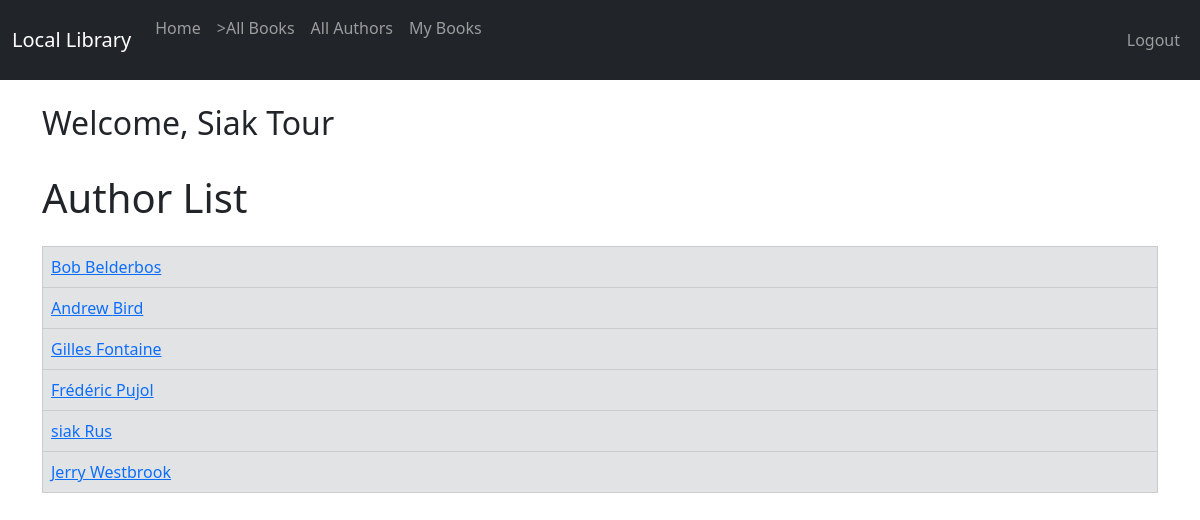
The app's page /author_list/ (signed in) with its own data.
### catalog/models.py (models this page shows, shortened)
class Author(models.Model):
    first_name = models.CharField(max_length=100)
    last_name = models.CharField(max_length=100)
    date_of_birth = models.DateField(null=True, blank=True)
    date_of_death = models.DateField('Died', null=True, blank=True)
    author_image = models.ImageField(upload_to='images/', null=True, blank=True)
    class Meta:
        ordering = ['last_name', 'first_name']
    def get_absolute_url(self):
        return reverse('author_detail', args=[str(self.id)])

### catalog/views.py (the view)
# urls.py: path('author_list/', views.AuthorListView.as_view(), name='author_list'),
class AuthorListView(LoginRequiredMixin, generic.ListView): #
    model = Author

### catalog/templates/catalog/author_list.html (shortened to what this page needs)
{% extends "catalog/base.html" %}
{% block content %}
    <h1>Author List</h1>
    {% if author_list %}
        <table class="table table-bordered">
            {% for author in author_list %}
                <tr class="table-secondary">
                    <td><a href="{{ author.get_absolute_url }}">{{ author.first_name }} {{ author.last_name }}</a></td>
                </tr>
            {% endfor %}
        </table>
    {% else %}
        <p>There are no authors in the library.</p>
    {% endif %}
{% endblock %}

### catalog/templates/catalog/base.html (shortened to what this page needs)
{% load static %}
<!doctype html>
<html lang="en">
<head>
    <link href="https://cdn.jsdelivr.net/npm/bootstrap@5.3.0-alpha1/dist/css/bootstrap.min.css" rel="stylesheet"
>
</head>
<body>
<nav class="navbar navbar-expand-lg navbar-dark bg-dark">
    <div class="container-fluid">
        <a class="navbar-brand" href="{% url 'index' %}">Local Library</a>
        <div class="collapse navbar-collapse" id="navbarSupportedContent">
            <ul class="navbar-nav me-auto mb-2 mb-lg-0">
                <li class="nav-item">
                    <a class="nav-link" href="{% url 'index' %}">Home</a>
                </li>
                <li class="nav-item">
                    <a class="nav-link" href="{% url 'book_list' %}">>All Books</a>
                </li>
                <li class="nav-item">
                    <a class="nav-link" href="{% url 'author_list' %}">All Authors</a> #
                </li>
                {% if user.is_authenticated %}
                    <li><a class="nav-link" href="{% url 'my_books' %}">My Books</a></li>
                {% endif %}
            </ul>
        </div>
    <ul class="nav navbar-nav ml-auto">
        {% if user.is_authenticated %}
            <li><a class="nav-link" href="{% url 'logout' %}">Logout</a>
            </li>
        {% endif %}
        </ul>
    </div>
</nav>
<br>
    <div class="container">
        {% if user.is_authenticated %}
            <p class="h2"> Welcome, {{ user.first_name }} {{ user.last_name }}</p>
        {% endif %}
    </div>
<div class="container">
    <br/>
<table class="table table-striped table-hover">
    {% block content %}
    {% endblock %}
</table>
</div>
</body>
</html>

### records on screen
Author: first_name "Bob", last_name "Belderbos"
Author: first_name "Andrew", last_name "Bird"
Author: first_name "Gilles", last_name "Fontaine"
Author: first_name "Frédéric", last_name "Pujol"
Author: first_name "siak", last_name "Rus"
Author: first_name "Jerry", last_name "Westbrook"

### other values on screen
{{ user.first_name }} "Siak"
{{ user.last_name }} "Tour"
